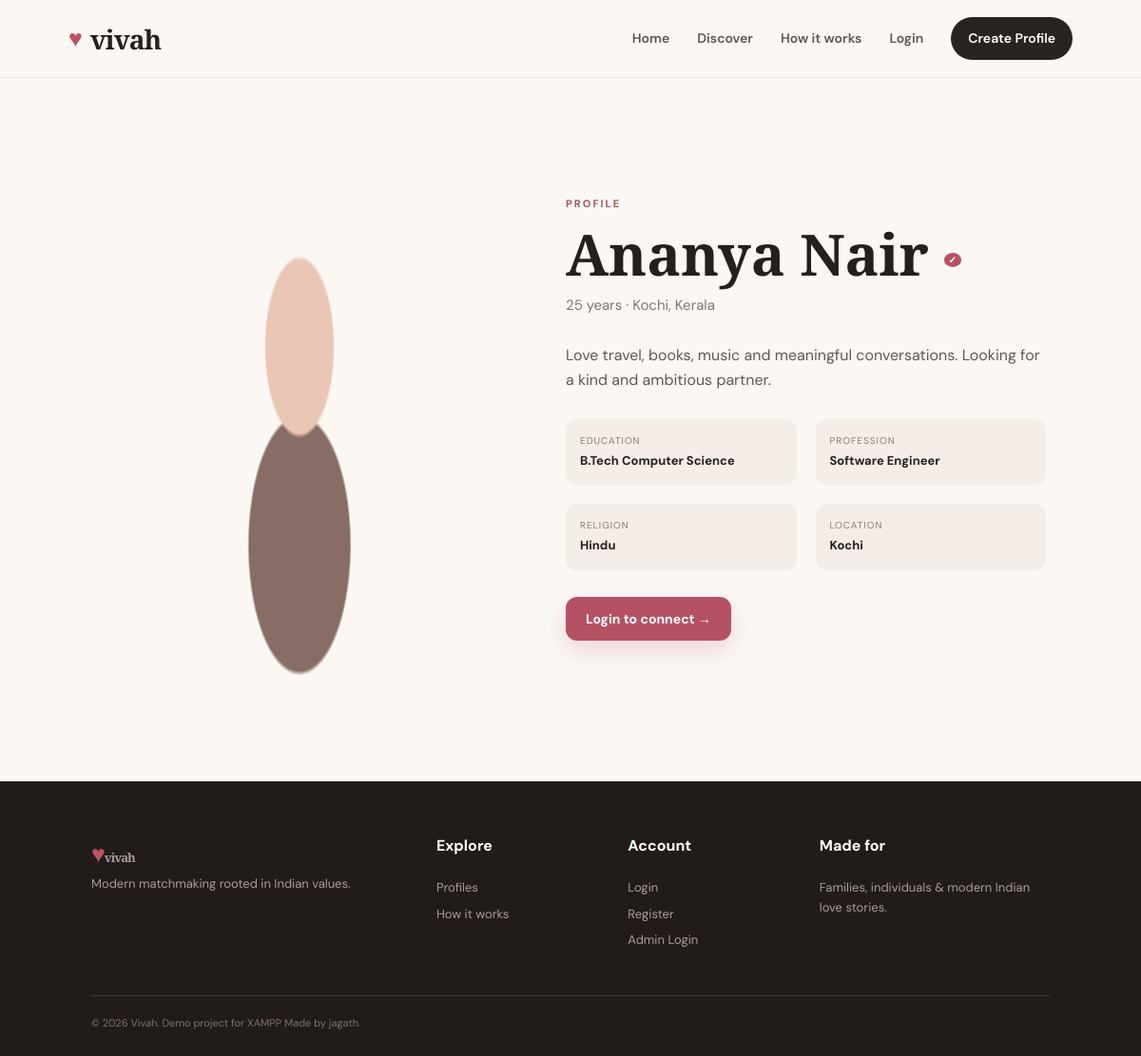
The page /profile.php?id=1 on the database its author committed.
### tables this page shows
CREATE TABLE IF NOT EXISTS users (
    id INT AUTO_INCREMENT PRIMARY KEY,
    name VARCHAR(100) NOT NULL,
    email VARCHAR(150) UNIQUE NOT NULL,
    password VARCHAR(255) NOT NULL,
    gender ENUM('Male','Female','Other') NOT NULL,
    dob DATE NOT NULL,
    city VARCHAR(100) NOT NULL,
    state VARCHAR(100) NOT NULL,
    religion VARCHAR(80) DEFAULT 'Not specified',
    caste VARCHAR(100) DEFAULT 'Not specified',
    education VARCHAR(150) DEFAULT 'Not specified',
    profession VARCHAR(150) DEFAULT 'Not specified',
    bio TEXT,
    photo VARCHAR(255) DEFAULT NULL,
    banned TINYINT(1) NOT NULL DEFAULT 0,
    created_at TIMESTAMP DEFAULT CURRENT_TIMESTAMP
);

### config.php (called while the page is built, shortened)
<?php
function e($value) {
    return htmlspecialchars((string)$value, ENT_QUOTES, 'UTF-8');
}
function isLoggedIn() {
    return isset($_SESSION['user_id']);
}
?>

### profile.php (the view, shortened to what this page needs)
<?php
require "config.php";
$id=(int)($_GET["id"]??0);
$stmt=$conn->prepare("SELECT * FROM users WHERE id=? AND banned=0"); $stmt->bind_param("i",$id); $stmt->execute(); $p=$stmt->get_result()->fetch_assoc();
$sent=false;
$pageTitle=$p["name"]; require "includes/header.php";
$age=date("Y")-date("Y",strtotime($p["dob"])); if(date("md")<date("md",strtotime($p["dob"])))$age--;
?>
<section class="profile-detail">
  <div class="detail-photo portrait portrait-<?=($id%4)+1?>"></div>
  <div class="detail-info">
    <span class="eyebrow">PROFILE</span><h1><?=e($p["name"])?> <span class="verified">✓</span></h1>
    <div class="big-meta"><?=$age?> years · <?=e($p["city"])?>, <?=e($p["state"])?></div>
    <p class="detail-bio"><?=e($p["bio"] ?: "Looking for a meaningful and genuine connection.")?></p>
    <div class="detail-grid">
      <div><small>Education</small><b><?=e($p["education"])?></b></div><div><small>Profession</small><b><?=e($p["profession"])?></b></div>
      <div><small>Religion</small><b><?=e($p["religion"])?></b></div><div><small>Location</small><b><?=e($p["city"])?></b></div>
    </div>
    <?php if($sent): ?><div class="success">Interest sent ♥</div><?php elseif(isLoggedIn() && $id!=$_SESSION["user_id"]): ?>
      <form method="post"><input type="hidden" name="action" value="interest"><button class="btn btn-primary">Send interest ♥</button></form>
    <?php elseif(!isLoggedIn()): ?><a class="btn btn-primary" href="login.php">Login to connect →</a><?php endif; ?>
  </div>
</section>
<?php require "includes/footer.php"; ?>

### assets/css/style.css (style rules this page uses)
* { box-sizing:border-box }
html { scroll-behavior:smooth }
body { margin:0;background:#fbf8f4;color:#25201e;font-family:"DM Sans",sans-serif;line-height:1.6 }
a { color:inherit;text-decoration:none }
.eyebrow { font-size:11px;letter-spacing:2px;font-weight:800;color:#a45a66 }
.btn { border:0;border-radius:12px;padding:14px 21px;font:700 14px "DM Sans";cursor:pointer;display:inline-block }
.btn-primary { background:#b45264;color:#fff;box-shadow:0 10px 24px #b4526433 }
.portrait { background-size:cover;background-position:center;position:relative }
.portrait:after { content:"";position:absolute;inset:13% 18% 0;background:radial-gradient(ellipse at 50% 28%,#e4b49d 0 18%,transparent 19%),radial-gradient(ellipse at 50% 70%,#5b3830 0 27%,transparent 28%);opacity:.72 }
.profile-name span,.verified { font-family:Arial;background:#b45264;color:white;border-radius:50%;font-size:10px;padding:2px 5px;vertical-align:middle }
.profile-detail { max-width:1050px;margin:70px auto 100px;padding:0 25px;display:grid;grid-template-columns:430px 1fr;gap:65px;align-items:center }
.detail-photo { height:570px;border-radius:210px 210px 25px 25px }
.detail-info h1 { font:800 60px/1 "Playfair Display";margin:12px 0 }
.big-meta { color:#81766f;font-size:15px }
.detail-bio { font-size:16px;color:#625852;max-width:580px;margin:28px 0 }
.detail-grid { display:grid;grid-template-columns:1fr 1fr;gap:20px;margin-bottom:28px }
.detail-grid div { padding:15px;background:#f4ede8;border-radius:12px }
.detail-grid small,.detail-grid b { display:block }
.detail-grid small { font-size:10px;text-transform:uppercase;letter-spacing:1px;color:#897d75 }
.detail-grid b { font-size:13px;margin-top:3px }

### rows shown on the page
users: name "Ananya Nair", city "Kochi", state "Kerala", bio "Love travel, books, music and meaningful conversations. Looking for a kind and ambitious partner.", education "B.Tech Computer Science", profession "Software Engineer", religion "Hindu"
